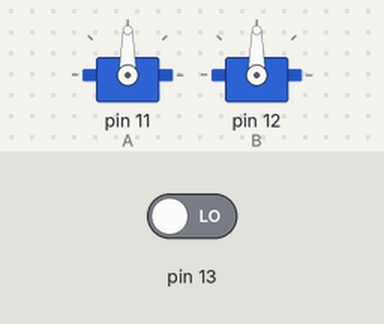
Bench run of a sketch on a simulated Arduino Uno, built with avr-gcc and run on an emulated ATmega328P. On the bench: 2 × servo. The test bench sets the inputs (shaded band); at power-on: pin 13 LOW.

Above: at 1.2 s.
1.3 s: pin 13 driven HIGH
At 2.6 s:
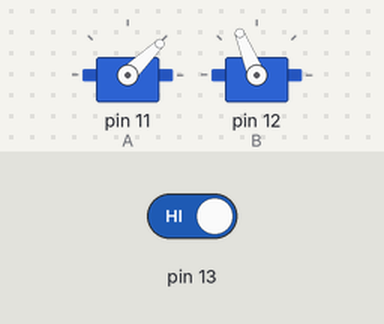
At 7.0 s:
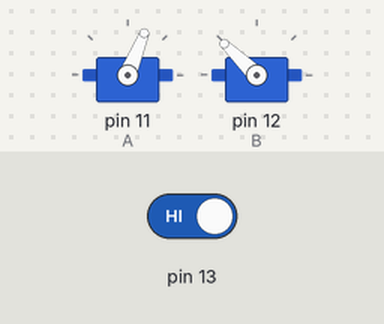
Timing chart, 0 to 12.4 s (numbered marks = the images above; inputs shaded):
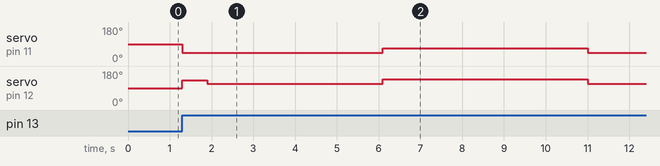

Measured:
- after the input at 1.3 s, servo on pin 11 (A): 90° → 45° at once, → 44° 0.60 s later, → 68° 4.2 s later, → 44° 4.9 s later; servo on pin 12 (B): 90° → 131° at once, → 112° 0.60 s later, → 136° 4.2 s later, → 112° 4.9 s later

The sketch:

challenge1.ino
```cpp
#include<Servo.h>//include servo library
Servo A;//servo right
Servo B;//servo left void
void setup() {
A.attach(11);//right servo is connected to pin 3
B.attach(12 );//left servo is connected to pin 12
Serial.begin(9600);//initialize serial communication
}
void loop() {
int switchstatus=digitalRead(13);//reads digital value of pin 13
if(switchstatus==1)
{
forward();//calls forward function
delay(600);//wait for 600 ms
leftturn();//calls left turn function
delay(4200);//wait for 4200 ms  sn
rightturn();//calls for right turn function
delay(4910);//wait for 4980 ms
leftturn();//calls for forward function
delay(2800);//wait for 2800 ms
exit(0);//calls for exit function
}
}


void forward(){ //function to move forward
A.writeMicroseconds(1005);//sets right servo to move forward
B.writeMicroseconds(1890);//sets left servo to move forward
}
void leftturn()//function for left turn move
{
A.writeMicroseconds(1000);//sets right servo to left trun
B.writeMicroseconds(1700);//sets left servo to left turn
}
void rightturn() //function for right turn move
{
A.writeMicroseconds(1250);//sets right servo to right turn
B.writeMicroseconds(1950);//sets left servo to right turn
}
void exit()
{
A.writeMicroseconds(1500);//sets the right servo  to stop
B.writeMicroseconds(1500);//sets the left servo to stop
} 
```
